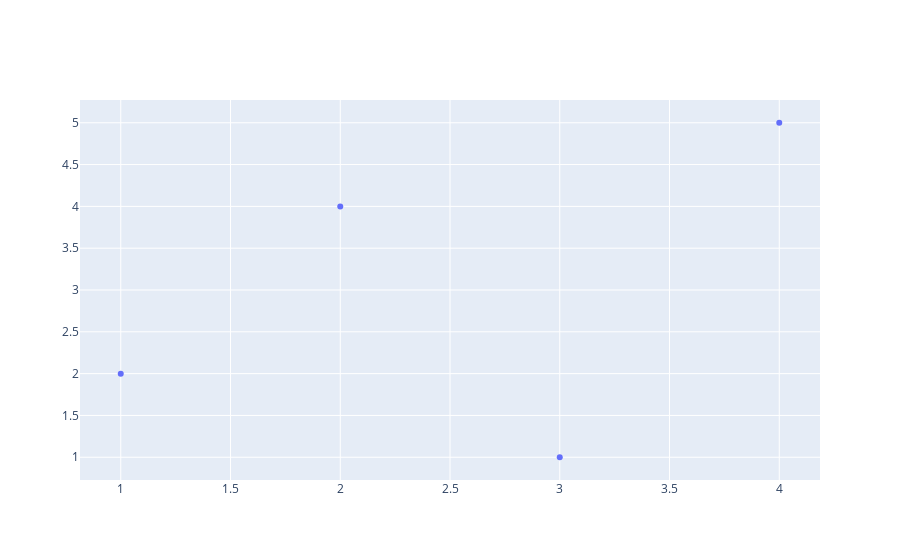

Notebook code cell kept with this figure:
### Code cell
x = [1,2,3,4]
y = [2,4,1,5]

trace = go.Scatter(
    x=x,
    y=y,
    mode='markers'
)

data = [trace]
offline.iplot(data)

### Figure 1 — Plotly figure (JSON) as saved in the notebook; plotly's stock layout.template omitted (floating-point values rounded to 4 significant figures)
{"data": [{"mode": "markers", "type": "scatter", "x": [1, 2, 3, 4], "y": [2, 4, 1, 5]}], "layout": {}}
